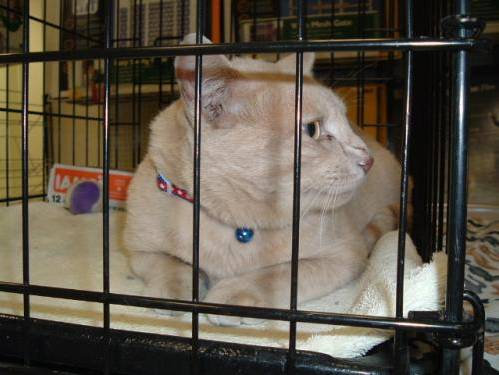
#> input picture Dataset/cats/cat.4008.jpg, 499 x 375 px, found by its file name; its folder holds only this picture in this run
$ jupyter execute --allow-errors 'cat & dog svm classification.ipynb'
#> lines starting #> are read from the running program, lines starting #| are printed output that depends on the picture
#> further down, img_array is the input picture: shape (375, 499, 3); mean R, G, B 94.8, 86.2, 73
#> `img_resized=resize(img_array,(20,20,3))`:
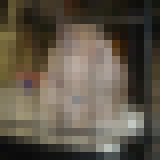
#> img_resized: shape (20, 20, 3) float64 (shown 8 times larger); mean R, G, B 0.372, 0.338, 0.286
[cell 1]
#import libraries
import pandas as pd
import os
from skimage.transform import resize
from skimage.io import imread
import numpy as np
import matplotlib.pyplot as plt
from sklearn import svm
from sklearn.model_selection import GridSearchCV
from sklearn.model_selection import train_test_split
from sklearn.metrics import accuracy_score
from sklearn.metrics import classification_report

[cell 2]
#make list of Categories
Categories=['cats','dogs']
#input array
flat_data_arr=[]
#output array
target_arr=[]
datadir='Enter path to directory "Dataset"'
#path which contains all the categories of images
#> (the rest of this cell did not finish here and is left out)
